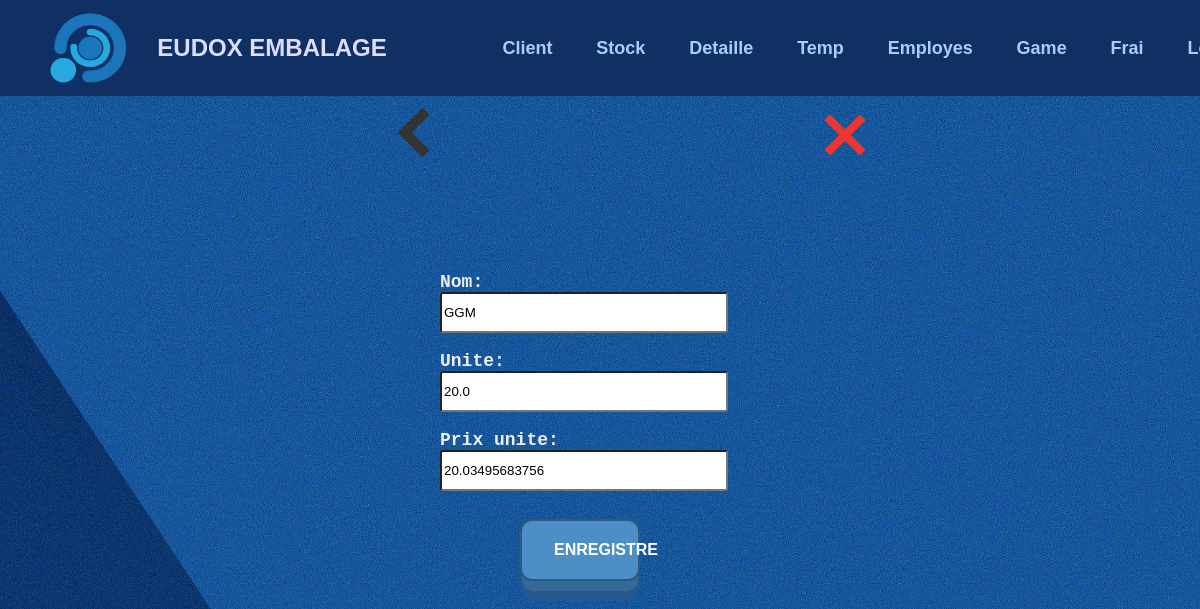
Before: /game/edit/1 with the older database file.
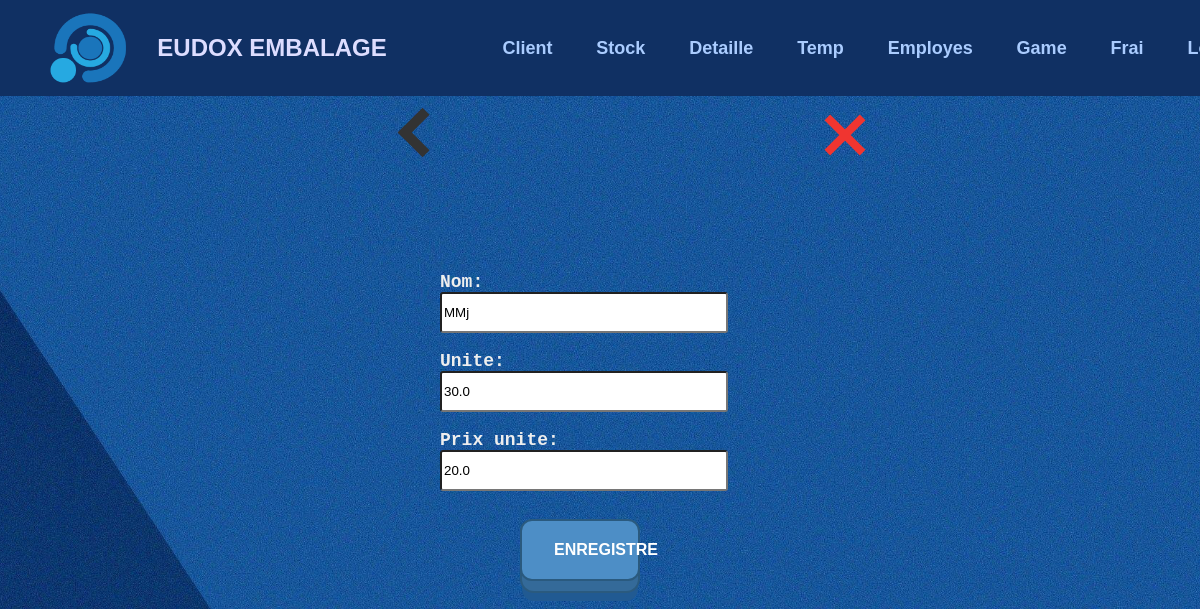
After: the same page with the newer database file.
### tables this page shows
CREATE TABLE game (
        id INTEGER PRIMARY KEY AUTOINCREMENT,
        name TEXT NOT NULL,
        unit REAL NOT NULL,
        unitPrice REAL NOT NULL,
        deleted INTEGER DEFAULT 0 
    );

### app.py (the view)
@app.route('/game/edit/<int:id>', methods=['POST', 'GET'])
def edit_game_id(id):
    conn = sqlite3.connect('form_data.db')
    cursor = conn.cursor()
    if request.method == 'POST':
        cursor.execute('UPDATE game set name = ?, unit = ?, unitPrice = ? WHERE id = ?', (request.form.get('name'), request.form.get('unite'), request.form.get('punit'), id))
        conn.commit()
        conn.close()
        return redirect('/game')
    cursor.execute('SELECT * FROM game WHERE id = ?', (id, ))
    data_f = cursor.fetchone()
    game = {
        'id': data_f[0],
        'name': data_f[1],
        'unit': data_f[2],
        'price': data_f[3],
    }
    conn.close()
    return render_template('g_modify.html', id=data_f[0], game=game)

### templates/g_modify.html (shortened to what this page needs)
{% extends 'main.html' %}
{% block head %}
<link rel="stylesheet" type="text/css" href="{{ url_for('static', filename='css/form.css') }}">
{% endblock %}
{% block top %}
<a href="/game" id="back"><div class="thick-arrow-left"></div></a>
<a href="/main" id="aclose"><div class="close"></div></a>
{% endblock %}
{% block bot %}
<form id="stockForm" action="/game/edit/{{ id }}" method="post">
  <br><br><br><br>
  <label class="l-lab" for="name">Nom:</label>
  <br>
  <input type="text" class="l-inp" name="name" value="{{ game.name }}" required>
  <br><br>
  <label class="l-lab" for="unite">Unite:</label>
  <br>
  <input type="number" class="l-inp dFloat" name="unite" value="{{ game.unit }}" required>
  <br><br>
  <label class="l-lab" for="punit">Prix unite:</label>
  <br>
  <input type="number" class="l-inp dFloat" name="punit" value="{{ game.price }}" required>
  <br><br>
  <button type="Submit" id="submitButton" class="button-19 cen">Enregistre</button>
  <br><br><br>
</form>
{% endblock %}

Changed rows visible on the page:
changed game: name "GGM" → "MMj"; unite "20.0" → "30.0"; punit "20.03495683756" → "20.0"
